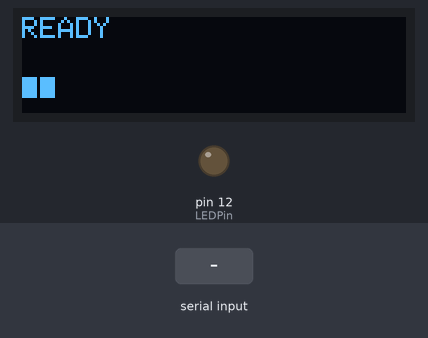
This sketch was run on a simulated Arduino Uno, built with avr-gcc and run on an emulated ATmega328P. Parts: 128×32 one-colour display, output pins drawn as LEDs (lit = HIGH). Inputs (shaded band) come from the test bench. The display library's start-up logo is not drawn; what the sketch prints to the serial monitor is not drawn.

Above: at 8.1 s.
8.2 s: "R" received over Serial
At 10.8 s:
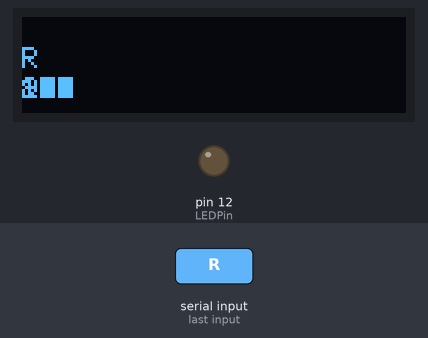
10.9 s: "1" received over Serial
At 14.6 s:
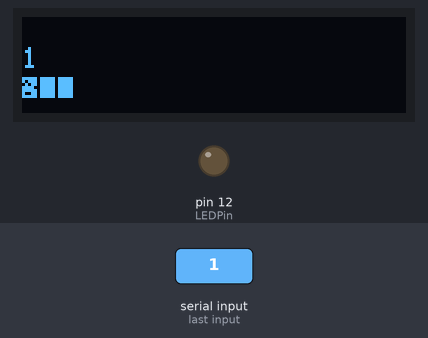
Timing chart, 0 to 16.1 s (numbered marks = the images above; inputs shaded):
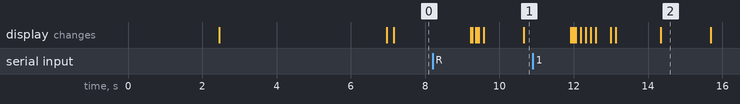

Measured:
- after the input at 8.2 s, the display: first changes after 1.0 s (image 1 shows a later state)
- after the input at 10.9 s, the display: first changes after 1.0 s (image 2 shows a later state)

The sketch:

SimpleRecieve.ino
```cpp
#include <SoftwareSerial.h>
#include <SPI.h>
#include <Wire.h>
#include <Adafruit_GFX.h>
#include <Adafruit_SSD1306.h>

#define LEDPin 12
#define SCREEN_WIDTH 128    // OLED display width, in pixels
#define SCREEN_HEIGHT 32    // OLED display height, in pixels
#define OLED_RESET     4    // Reset pin # (or -1 if sharing Arduino reset pin)
#define SCREEN_ADDRESS 0x3C ///< See datasheet for Address; 0x3D for 128x64, 0x3C for 128x32

Adafruit_SSD1306 display(SCREEN_WIDTH, SCREEN_HEIGHT, &Wire, OLED_RESET);

boolean on;
int count;

void setup()
{
    if(!display.begin(SSD1306_SWITCHCAPVCC, SCREEN_ADDRESS))
  {
    for(;;); // Don't proceed, loop forever
  }
  display.display();
  delay(2000);
  display.clearDisplay();
  display.setTextSize(1);              // Normal 1:1 pixel scale
  display.setTextColor(SSD1306_WHITE); // Draw white text

  Serial.begin(115200);

  Serial.print("AT+FACTORY\r\n");
  delay(100);

  Serial.print("AT+BAND=915000000\r\n");
  delay(100);

  Serial.print("AT+ADDRESS=1\r\n");
  delay(100);

  Serial.print("AT+NETWORKID=0\r\n");
  delay(100);


  on = false;
  pinMode(LEDPin, OUTPUT);
  count = 0;

  display.setCursor(0,0);             // Start at top-left corner
  display.println(F("READY"));
  display.display();
  delay(500);

  Serial.println("AT+SEND=0,5,HELLO");

  delay(4000);
}

void loop()
{
  if(Serial.available())
  {
    String inString = Serial.readString();
    display.clearDisplay();
    display.setCursor(0,10);
    display.println(inString);

    if(inString.indexOf("R") > 0)
    {
      on = !on;
    }
  }

  if(on)
  {
    digitalWrite(LEDPin, HIGH);
  }
  else
  {
    digitalWrite(LEDPin, LOW);
  }

  display.setCursor(0,20);
  display.println(count);
  display.display();
  count++;
}
```
